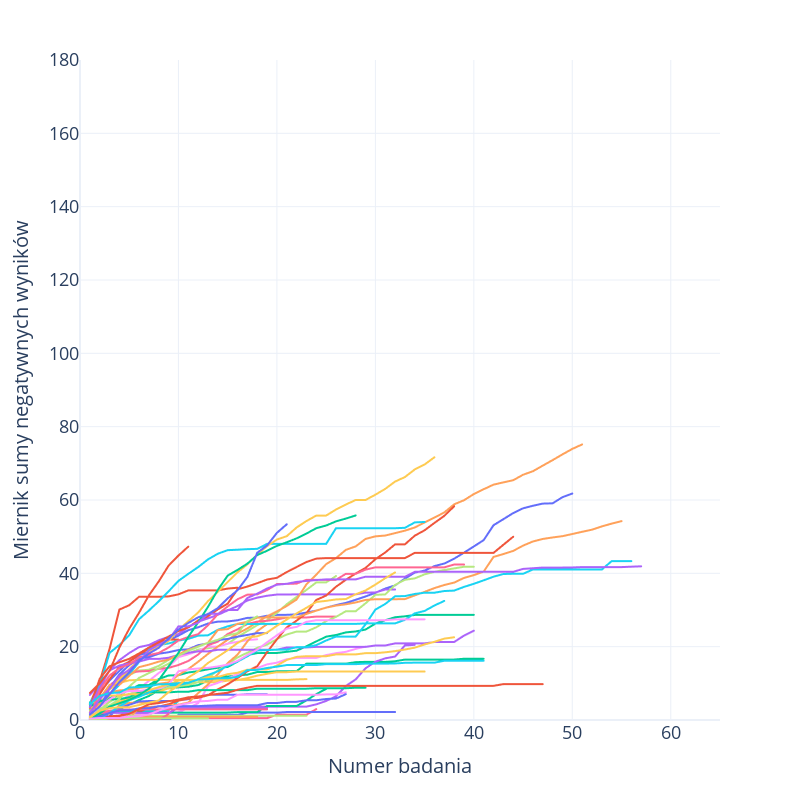
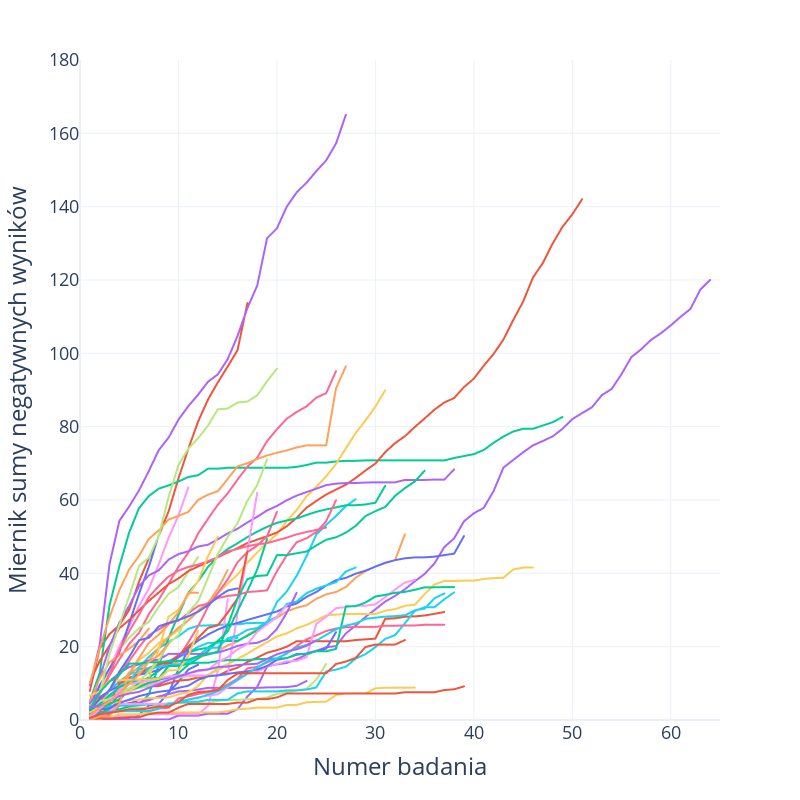

Notebook cell for these charts, in order:
### Code cell
# Podziel dane na dwie ramki danych
df_zgon_0 = df_miernik_df[df_miernik_df['ZGON'] == 0]
df_zgon_1 = df_miernik_df[df_miernik_df['ZGON'] == 1]

# fig0 = make_subplots(rows=1, cols=2, subplot_titles=['Zgon: nie', 'Zgon: tak'])
# Wykres dla ZGON=0
fig1 = px.line(df_zgon_0, x='BADANIE_NR', y='Miernik neg_sum skum.', color='PACJENT_NR', 
              labels={'BADANIE_NR': 'BADANIE_NR', 'Miernik neg_sum skum.': 'Miernik', 'PACJENT_NR': 'Pacjent'}, width=800, height=800)
fig1.update_xaxes(title_text='Numer badania')
fig1.update_yaxes(title_text='Miernik sumy negatywnych wyników')
fig1.update_layout(showlegend=False)

# Wykres dla ZGON=1
fig2 = px.line(df_zgon_1, x='BADANIE_NR', y='Miernik neg_sum skum.', color='PACJENT_NR', 
               labels={'BADANIE_NR': 'BADANIE_NR', 'Miernik neg_sum skum.': 'Miernik', 'PACJENT_NR': 'Pacjent'}, width=800, height=800)
fig2.update_xaxes(title_text='Numer badania')
fig2.update_yaxes(title_text='Miernik sumy negatywnych wyników')
fig2.update_layout(showlegend=False)

fig1.update_yaxes(range=[0, 180])
fig2.update_yaxes(range=[0, 180])

fig1.update_xaxes(range=[0, 65])
fig2.update_xaxes(range=[0, 65])

fig1.update_layout(
    xaxis=dict(
        tickfont=dict(size=18),
        title_font=dict(size=20),
    ),
    yaxis=dict(
        tickfont=dict(size=18),
        title_font=dict(size=20)
    )
)
fig2.update_layout(
    xaxis=dict(
        tickfont=dict(size=18),
        title_font=dict(size=24),
    ),
    yaxis=dict(
        tickfont=dict(size=18),
        title_font=dict(size=24)
    )
)
fig1.update_layout(template="plotly_white")
fig2.update_layout(template="plotly_white")
# Wyświetl oba wykresy
fig1.show()
fig2.show()
fig1.write_image("../images/"+"miernik_pacjenci_wyleczeni"+ ".png", width=1000, height=800, scale=4, format="png")
fig2.write_image("../images/"+"miernik_pacjenci_zmarli"+ ".png", width=1000, height=800, scale=4, format="png")
# fig.write_html("miernik_pacjenci_wyleczeni.html")
# fig2.write_html("miernik_pacjenci_zmarli.html")
# fig0.write_html("ph_skumulowane.html")
